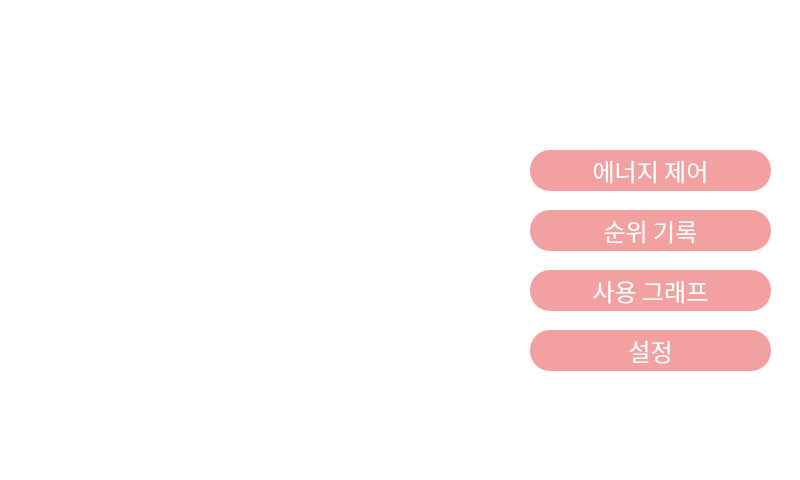
<?xml version="1.0" encoding="UTF-8"?>
<ui version="4.0">
 <class>MainWindow</class>
 <widget class="QMainWindow" name="MainWindow">
  <property name="geometry">
   <rect>
    <x>0</x>
    <y>0</y>
    <width>800</width>
    <height>480</height>
   </rect>
  </property>
  <property name="windowTitle">
   <string>MainWindow</string>
  </property>
  <property name="styleSheet">
   <string notr="true">background-color: rgb(255, 255, 255);</string>
  </property>
  <widget class="QWidget" name="centralwidget">
   <widget class="QLabel" name="logo">
    <property name="geometry">
     <rect>
      <x>530</x>
      <y>40</y>
      <width>241</width>
      <height>91</height>
     </rect>
    </property>
    <property name="text">
     <string/>
    </property>
    <property name="pixmap">
     <pixmap resource="../resources.qrc">:/logo/icons/logo.png</pixmap>
    </property>
    <property name="scaledContents">
     <bool>true</bool>
    </property>
   </widget>
   <widget class="QPushButton" name="go_control_energy_button">
    <property name="geometry">
     <rect>
      <x>530</x>
      <y>150</y>
      <width>241</width>
      <height>41</height>
     </rect>
    </property>
    <property name="font">
     <font>
      <family>NanumBarunpen</family>
      <pointsize>18</pointsize>
     </font>
    </property>
    <property name="styleSheet">
     <string notr="true">background-color: rgb(242, 160, 160);
color: rgb(255, 255, 255);
border: 0;
border-radius: 20%;</string>
    </property>
    <property name="text">
     <string>에너지 제어</string>
    </property>
   </widget>
   <widget class="QPushButton" name="go_rank_log_button">
    <property name="geometry">
     <rect>
      <x>530</x>
      <y>210</y>
      <width>241</width>
      <height>41</height>
     </rect>
    </property>
    <property name="font">
     <font>
      <family>NanumBarunpen</family>
      <pointsize>18</pointsize>
     </font>
    </property>
    <property name="styleSheet">
     <string notr="true">background-color: rgb(242, 160, 160);
color: rgb(255, 255, 255);
border: 0;
border-radius: 20%;</string>
    </property>
    <property name="text">
     <string>순위 기록</string>
    </property>
   </widget>
   <widget class="QPushButton" name="go_usage_graph_button">
    <property name="geometry">
     <rect>
      <x>530</x>
      <y>270</y>
      <width>241</width>
      <height>41</height>
     </rect>
    </property>
    <property name="font">
     <font>
      <family>NanumBarunpen</family>
      <pointsize>18</pointsize>
     </font>
    </property>
    <property name="styleSheet">
     <string notr="true">background-color: rgb(242, 160, 160);
color: rgb(255, 255, 255);
border: 0;
border-radius: 20%;</string>
    </property>
    <property name="text">
     <string>사용 그래프</string>
    </property>
   </widget>
   <widget class="QPushButton" name="go_setting_button">
    <property name="geometry">
     <rect>
      <x>530</x>
      <y>330</y>
      <width>241</width>
      <height>41</height>
     </rect>
    </property>
    <property name="font">
     <font>
      <family>NanumBarunpen</family>
      <pointsize>18</pointsize>
     </font>
    </property>
    <property name="styleSheet">
     <string notr="true">background-color: rgb(242, 160, 160);
color: rgb(255, 255, 255);
border: 0;
border-radius: 20%;</string>
    </property>
    <property name="text">
     <string>설정</string>
    </property>
   </widget>
   <widget class="QStackedWidget" name="pagesWidget">
    <property name="geometry">
     <rect>
      <x>10</x>
      <y>20</y>
      <width>502</width>
      <height>402</height>
     </rect>
    </property>
    <property name="currentIndex">
     <number>1</number>
    </property>
    <widget class="QWidget" name="page_control_energy"/>
    <widget class="QWidget" name="page_rank_log"/>
   </widget>
  </widget>
  <widget class="QMenuBar" name="menubar">
   <property name="geometry">
    <rect>
     <x>0</x>
     <y>0</y>
     <width>800</width>
     <height>21</height>
    </rect>
   </property>
  </widget>
  <widget class="QStatusBar" name="statusbar"/>
 </widget>
 <resources>
  <include location="../resources.qrc"/>
 </resources>
 <connections/>
</ui>
